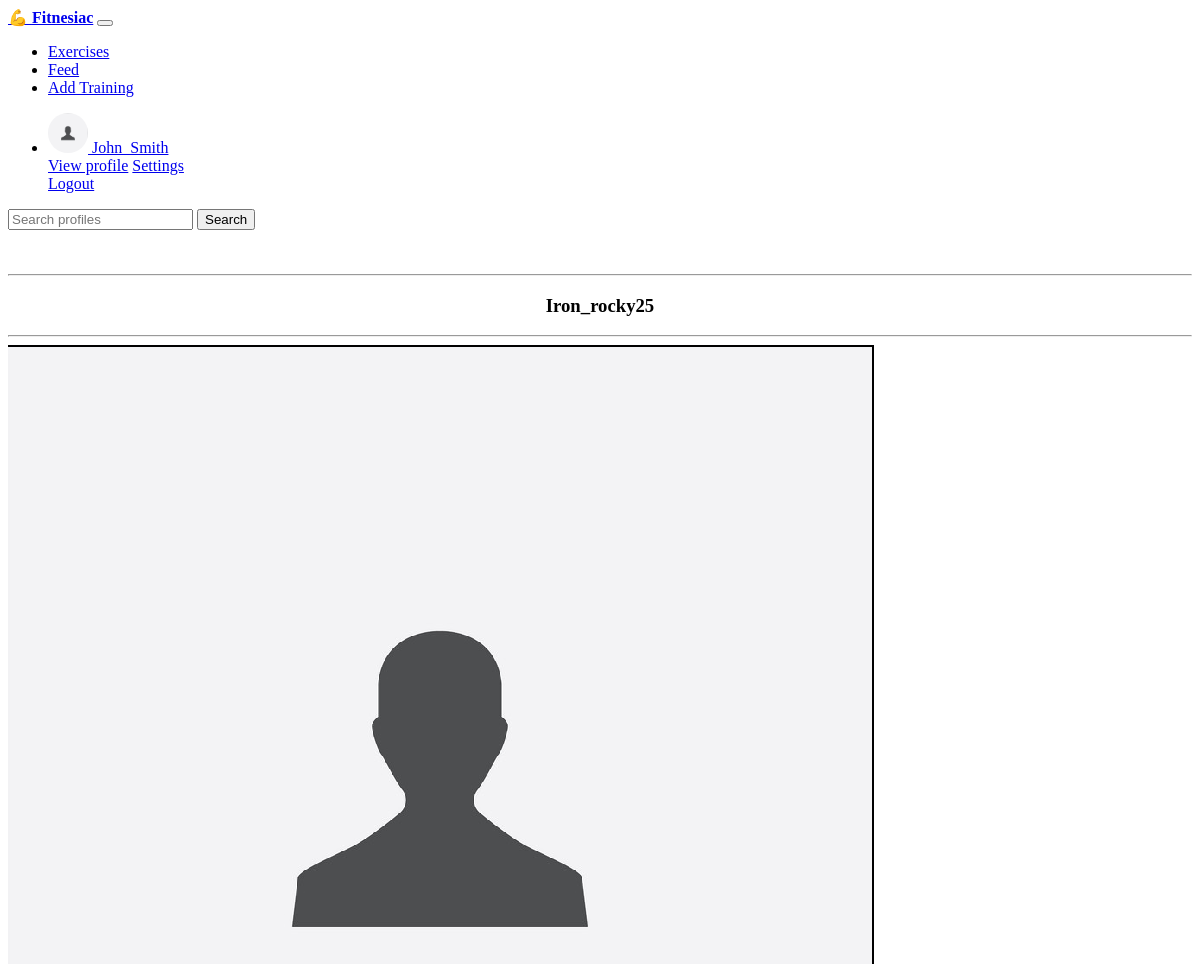
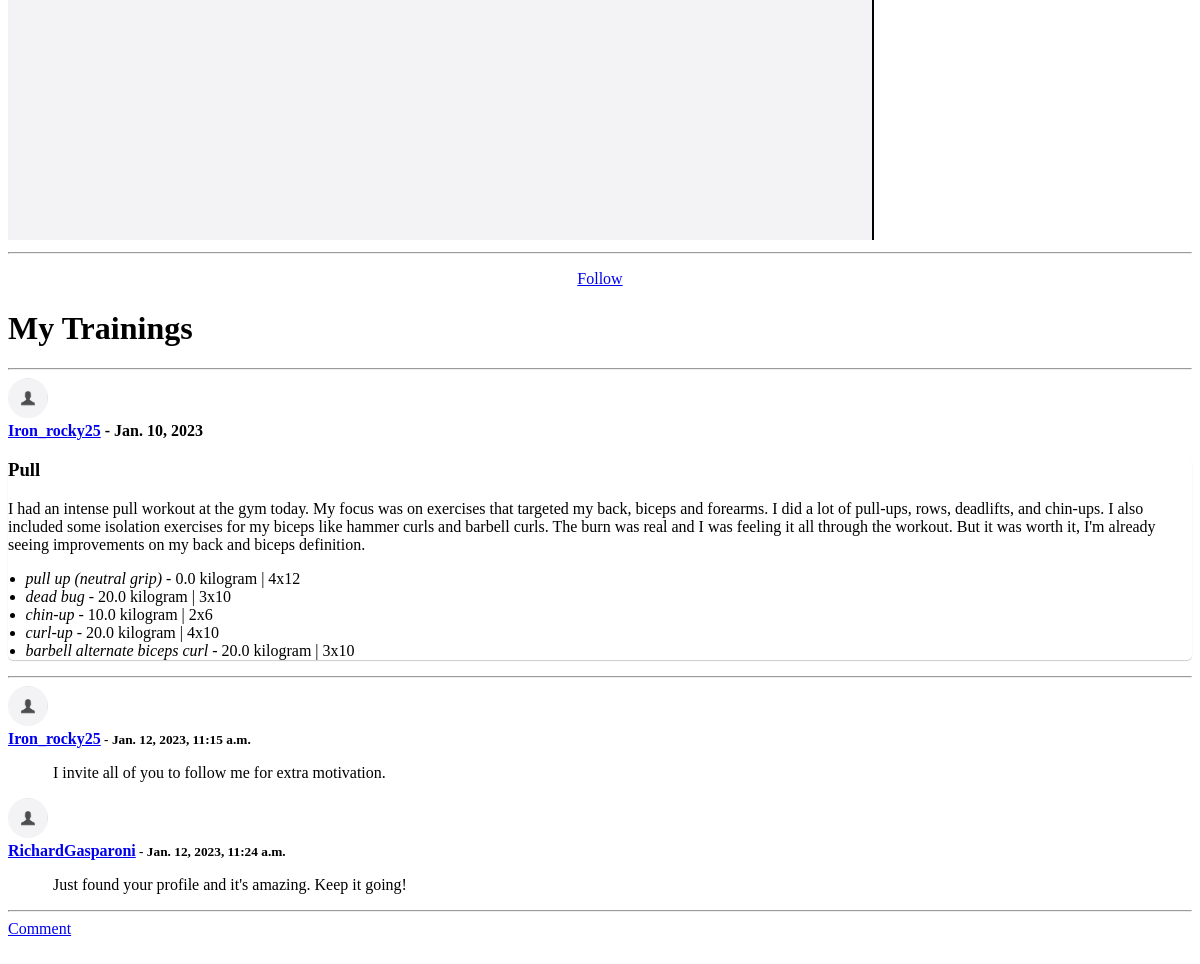
Screenshot of /members/Iron_rocky25/profile/ (signed in) with the database file from the repository (2 pictures, top to bottom).
### members/models.py (models this page shows, shortened)
class UserProfile(models.Model):
    user = models.OneToOneField(User, null = True, on_delete = models.CASCADE)
    phone = models.CharField(max_length=100, null=True, blank=True)
    photo = models.ImageField(null = True, blank=True)
    email = models.CharField(max_length=100,null=True, blank=True)
    username = models.CharField(max_length=100,null=True,blank=True)
    follows = models.ManyToManyField('self', related_name='followers', symmetrical=False)
    def get_follow_url(self):
        return reverse('follow', kwargs={'username': self.username})
    def get_profile_url(self):
        return reverse('profile', kwargs={'username': self.username})

### events/models.py (models this page shows, shortened)
class Training(models.Model):
    user = models.ForeignKey(settings.AUTH_USER_MODEL, on_delete=models.CASCADE, blank=True, null=True)
    name = models.CharField('Training name', max_length=150, blank=False, null=False)
    date = models.DateField()
    start_time = models.TimeField(default=default_start_time )
    end_time = models.TimeField(default=datetime.now)
    description = models.CharField(max_length=500, blank=True)
    date_created = models.DateTimeField(auto_now_add=True, null=True)
    show_to = models.CharField("Who can view this training:", choices=(
        ('2', "everyone" ),
        ("1", "my followers"),
        ("0", "only me")
        ), default=1, null=True, max_length=10)
    def get_exercises_children(self):
        return self.trainingexercise_set.all()
    def get_comments_children(self):
        return self.comment_set.all()
    def has_comments(self):
        return self.comment_set.count() > 0

class TrainingExercise(models.Model):
    training = models.ForeignKey(Training, on_delete=models.CASCADE,blank=True, null=True)
    exercise = models.ForeignKey(Exercise, on_delete=models.DO_NOTHING,blank=True, null=True) # jeśli się usunie z bazy dane ćwiczenie to tu się nic nie zmieni (czemu usuwać ćwiczenie z bazy?)
    weight = models.FloatField("Weight")
    unit = models.CharField(max_length=10, choices=[("pounds","pounds"),("kilogram","kilogram")], default="kilogram")
    sets = models.IntegerField('Nr of sets',choices = [(i,i) for i in range(1,11)],blank=False,null=False)
    reps = models.IntegerField('Nr of reps in a set', choices = [(i,i) for i in range(1,20)], blank=False,null=False)

class Exercise(models.Model):
    bodyPart = models.CharField('Body Part',max_length=120, null=True, blank=True)
    equipment = models.CharField('Equipment',max_length=120, null=True, blank=True)
    gifUrl = models.CharField('Gif URL',max_length=500, null=True, blank=True)
    target = models.CharField('Name',max_length=300, null=True, blank=True) # pamiętać, że name to target z jakeigos powodu xd
    name = models.CharField('Target',max_length=120, null=True, blank=True)
    def __str__(self):
        return self.target

class Comment(models.Model):
    user = models.ForeignKey(settings.AUTH_USER_MODEL, on_delete=models.CASCADE, blank=True, null=True)
    training = models.ForeignKey(Training,on_delete=models.CASCADE,blank=True, null=True)
    date_created = models.DateTimeField(auto_now_add=True, null=True)
    date_updated = models.DateTimeField(auto_now = True, null=True)
    text = models.TextField(max_length=500)

### members/views.py (the view)
# urls.py: path('<str:username>/profile/', views.view_profile, name='profile'),
def view_profile(request,username=None):
    user = User.objects.get(username=username)
    trainings = Training.objects.filter(user = user)
    userprofile = UserProfile.objects.get(username = username)
    context = {
        "username" : request.user.username,
        "trainings" : trainings,
        "userprofile" : userprofile,
        "in_card" : True
    }
    return render(request, 'profile/profile.html', context)

### members/templates/profile/profile.html (shortened to what this page needs)
{% extends 'events/base.html' %}
{% block content %}
<br>
<div class="row">
    <div class="col-md-3">
        <div class = "card card-body">
            <hr>
            <h3 style="text-align: center;"> {{ userprofile.username }}  </h3>
            <hr>
            <img class="profile-photo" src="{{userprofile.photo.url}}">
            <hr>
            <center>
            {% if  user.is_authenticated %}
                {% if request.user == userprofile.user %}
                {% else %}
                    {% if userprofile in request.user.userprofile.follows.all %}
                        {% include "profile/partials/unfollow.html"%}
                    {% else %}
                        {% include "profile/partials/follow.html"%}
                    {% endif %}
                {% endif %}
            {% endif %}
            </center>
        </div>
    </div>
    <div class = 'col-md-9'>
        <div class = 'card card-body'>
            <h1>My Trainings</h1>
            <hr>
                {% for training in trainings %}
                    {% include 'events/training_card.html' with object=training %}
                {% endfor %}
        </div>
    </div>
</div>
{% endblock %}

### events/templates/events/navbar.html (shortened to what this page needs)
<nav class="navbar navbar-expand-lg navbar-light bg-light">
    <a class="navbar-brand" href="{% url 'home' %}">💪 <strong>Fitnesiac</strong></a>
    <button class="navbar-toggler" type="button" data-toggle="collapse" data-target="#navbarSupportedContent" aria-controls="navbarSupportedContent" aria-expanded="false" aria-label="Toggle navigation">
    </button>
    <div class="collapse navbar-collapse" id="navbarSupportedContent">
      <ul class="navbar-nav mr-auto">
          <li class="nav-item">
            <a class="nav-link" href="{% url 'list-exercises' %}">Exercises</a>
          </li>
          {% if user.is_authenticated %}
          <li class="nav-item">
            <a class="nav-link" href="{% url 'list-trainings' %}">Feed</a>
          </li>
          <li class="nav-item">
            <a class="nav-link" href="{% url 'add-training' %}">Add Training</a>
          </li>
          {% endif %}
        </ul>
        <ul class="navbar-nav ml-auto">
          {% if not user.is_authenticated %}
        <li class="nav-item dropdown">
          <a class="nav-link dropdown-toggle" href="#" id="navbarDropdown" role="button" data-toggle="dropdown" aria-haspopup="true" aria-expanded="false">
            Log in
          </a>
          <div class="dropdown-menu" aria-labelledby="navbarDropdown">
            <a class="dropdown-item" href="{% url 'login' %}">Log in</a>
            <div class="dropdown-divider"></div>
            <a class="dropdown-item" href="{% url 'register_user' %}">Register</a>
          </div>
        </li>
       {% else %}
      <li class="nav-item dropdown">
        <a class="nav-link dropdown-toggle" href="#" id="navbarDropdown" role="button" data-toggle="dropdown" aria-haspopup="true" aria-expanded="false">
          <img class="miniature-photo" src="{{request.user.userprofile.photo.url}}"> {{ request.user.userprofile.username }}
        </a>
        <div class="dropdown-menu" aria-labelledby="navbarDropdown">
          <a class="dropdown-item" href="{{ request.user.userprofile.get_profile_url }}" >View profile</a>
          <a class="dropdown-item" href='{% url "settings" %}'> Settings</a>
          <a class="dropdown-item" href="{% url 'logout' %}">Logout</a>
        </div>
      </li>
      {% endif %}
      </ul>
      <form class="d-flex" method=POST action="{% url 'search-profiles' %}">
        <input class="form-control mr-sm-2" type="search" placeholder="Search profiles" aria-label="Search" name="searched">
        <button class="btn btn-outline-success my-2 my-sm-0" type="submit">Search</button>
      </form>
    </div>
  </nav>

### events/templates/events/training_card.html (shortened to what this page needs)
<div class="card">
    <div class="card-header d-flex">
        <div>
        <img class="miniature-photo" src="{{object.user.userprofile.photo.url}}">
        </div>
        <div class="p-2" ><b> <a class='badge badge-pill badge-primary' href="{{object.user.userprofile.get_profile_url}}">{{ object.user.username }}</a> - {{ object.date }}</b>  </div>
    </div>
    <div class="card-body pb-0">
        <div class="card-training-clickable">
            <h3 class="card-title">{{ object.name }}</h3>
            <p class="card-text">
                {% if training.description %}
                    <span>{{training.description}}</span>
                {% endif %}
                <ul>
                    {% for exercise in object.get_exercises_children %}
                    <li>
                        {% include 'events/partials/exercise-inline.html' with object=exercise %}
                    </li>
                    {% endfor %}
                </ul>
            </p>
            <a id="toggle-trainingcomments-{{object.id}}" href="#"><span class="card-link-spanner"></span></a>
        </div>
    </div>
    <hr class="p-0 m-0">
    {% if object.has_comments %}
        <div class="card-body p-2" id="trainingcomments-{{object.id}}" >
        {% for comment in object.get_comments_children %}
            {% include 'events/partials/comment-inline.html' with object=comment %}
        {% endfor %}
        </div>
    {% endif %}
    {% if  request.user.is_authenticated %}
    <div id="comment-add-{{object.id}}">
    <hr class="p-0 m-0">
    </div>
    <a class="badge badge-dark mr-auto m-2" hx-get="{% url 'comment-add' parent_id=object.id %}" hx-prevent hx-trigger="click" hx-target="#comment-add-{{object.id}}" hx-swap="beforeend" href="#">
        Comment
    </a>
    {% endif %}
</div>
<br>

### events/templates/events/partials/exercise-inline.html (shortened to what this page needs)
<div class='d-flex p-2  w-100' id="exercise-{{object.id}}">
    <div class="mr-auto">
        <em>{{ object.exercise}}</em> - {{object.weight}} {{object.unit}} | {{object.sets}}x{{object.reps}}
    </div>
</div>

### events/templates/events/partials/comment-inline.html (shortened to what this page needs)
<div id="comment-{{object.id}}">
    <div class="d-flex">
        <div>
            <img class="miniature-photo" src="{{object.user.userprofile.photo.url}}">
        </div>
        <div class="p-2" >
            <b>  <a class='badge badge-pill badge-primary' href="{{object.user.userprofile.get_profile_url}}">{{ object.user.username }}</a><small class="text-muted"> - {{object.date_updated}}</small></b>
        </div>
    </div>
<p class="comment-text">{{ object.text}} </p>
</div>

### events/static/css/style.css (style rules this page uses)
.miniature-photo { width: 40px; height: 40px; border-radius: 50%; overflow: hidden; }
.comment-text { padding-left: 45px; }
.card-training-clickable { position: relative; border-radius: 5px; box-shadow: 0 1px 1px 0 rgba(0,0,0,0.2); transition: 0.3s; }
.card-training-clickable ul { margin-left: -1.4em; margin-bottom: 5px; }
.card-link-spanner { position: absolute; width: 100%; height: 100%; top: 0; left: 0; }

### rows the page displays
UserProfile: username "Iron_rocky25", photo (placeholder picture)
Training: user.userprofile.photo (placeholder picture), user.username "Iron_rocky25", date "Jan. 10, 2023", name "Pull", description "I had an intense pull workout at the gym today. My focus was on exercises that targeted my back, biceps and forearms. I did a lot of pull-ups, rows, deadlifts, and chin-ups. I also included some isolation exercises for my biceps like hammer curls and barbell curls. The burn was real and I was feeling it all through the workout. But it was worth it, I'm already seeing improvements on my back and biceps definition."
TrainingExercise: exercise "pull up (neutral grip)", weight "0.0", unit "kilogram", sets "4", reps "12"
TrainingExercise: exercise "dead bug", weight "20.0", unit "kilogram", sets "3", reps "10"
TrainingExercise: exercise "chin-up", weight "10.0", unit "kilogram", sets "2", reps "6"
TrainingExercise: exercise "curl-up", weight "20.0", unit "kilogram", sets "4", reps "10"
TrainingExercise: exercise "barbell alternate biceps curl", weight "20.0", unit "kilogram", sets "3", reps "10"
Comment: user.userprofile.photo (placeholder picture), user.username "Iron_rocky25", date_updated "Jan. 12, 2023, 11:15 a.m.", text "I invite all of you to follow me for extra motivation."
Comment: user.userprofile.photo (placeholder picture), user.username "RichardGasparoni", date_updated "Jan. 12, 2023, 11:24 a.m.", text "Just found your profile and it's amazing. Keep it going!"

### other values shown
{{ request.user.userprofile.username }} "John_Smith"
